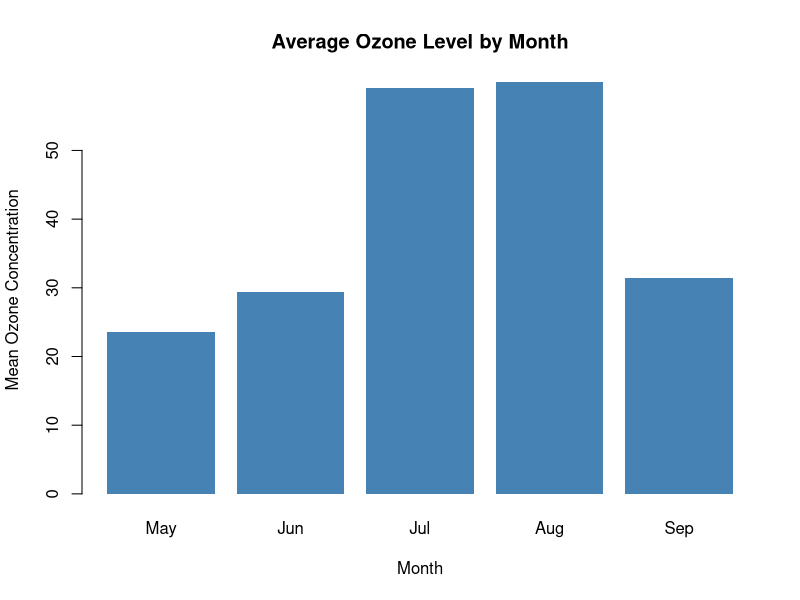

Write R code to recreate this figure. (Note: this script raises an error after producing the figure.)
# Week 2: Data Visualization and Insight Communication using R
# Dataset: R built-in airquality dataset
# No external packages are required.

# Load and inspect the dataset
data(airquality)
cat("Dataset dimensions:", nrow(airquality), "rows x", ncol(airquality), "columns\n")
str(airquality)
summary(airquality)
cat("\nMissing values by column:\n")
print(colSums(is.na(airquality)))

# 1. Bar chart: average ozone by month
monthly_ozone <- aggregate(Ozone ~ Month, data = airquality,
                           FUN = mean, na.rm = TRUE)

png("w2_average_ozone_by_month.png", width = 1200, height = 700, res = 140)
barplot(monthly_ozone$Ozone,
        names.arg = month.abb[monthly_ozone$Month],
        col = "steelblue", border = NA,
        main = "Average Ozone Level by Month",
        xlab = "Month", ylab = "Mean Ozone Concentration")
dev.off()

# 2. Line charts: monthly average temperature and wind in separate panels
monthly_temp <- aggregate(Temp ~ Month, data = airquality, FUN = mean)
monthly_wind <- aggregate(Wind ~ Month, data = airquality, FUN = mean)

png("w2_monthly_temperature_wind.png", width = 1200, height = 600, res = 140)
par(mfrow = c(1, 2))
plot(month.abb[monthly_temp$Month], monthly_temp$Temp,
     type = "b", pch = 19, col = "firebrick",
     main = "Monthly Mean Temperature",
     xlab = "Month", ylab = "Temperature (°F)")
plot(month.abb[monthly_wind$Month], monthly_wind$Wind,
     type = "b", pch = 17, col = "darkgreen",
     main = "Monthly Mean Wind",
     xlab = "Month", ylab = "Wind Speed")
par(mfrow = c(1, 1))
dev.off()

# 3. Scatter plot: ozone vs temperature
# Keep only rows where both variables are available.
complete_rows <- complete.cases(airquality$Temp, airquality$Ozone)

png("w2_ozone_vs_temperature.png", width = 1000, height = 700, res = 140)
plot(airquality$Temp[complete_rows], airquality$Ozone[complete_rows],
     pch = 19, col = "steelblue",
     main = "Ozone vs Temperature",
     xlab = "Temperature (°F)", ylab = "Ozone Concentration")
abline(lm(Ozone ~ Temp, data = airquality[complete_rows, ]),
       col = "red", lwd = 2)
dev.off()

# 4. Histogram: distribution of ozone readings
png("w2_ozone_histogram.png", width = 1000, height = 700, res = 140)
hist(airquality$Ozone,
     breaks = 12, col = "lightblue", border = "white",
     main = "Distribution of Ozone Readings",
     xlab = "Ozone Concentration", ylab = "Frequency")
dev.off()

# 5. Boxplot: ozone distribution by month
png("w2_ozone_boxplot_by_month.png", width = 1000, height = 700, res = 140)
boxplot(Ozone ~ factor(Month), data = airquality,
        col = "wheat", names = month.abb[5:9],
        main = "Ozone Distribution by Month",
        xlab = "Month", ylab = "Ozone Concentration")
dev.off()

# 6. Optional correlation summary
correlation_data <- airquality[, c("Ozone", "Solar.R", "Wind", "Temp")]
correlation_matrix <- cor(correlation_data, use = "pairwise.complete.obs")
print(correlation_matrix)
write.csv(correlation_matrix, "w2_correlation_matrix.csv")

# 7. Export monthly summary table
monthly_summary <- aggregate(cbind(Temp, Wind) ~ Month,
                             data = airquality, FUN = mean)
monthly_summary$MonthName <- month.abb[monthly_summary$Month]
write.csv(monthly_summary, "w2_monthly_summary.csv", row.names = FALSE)

cat("\nGenerated visualization files and summary CSVs in:\n")
print(getwd())
